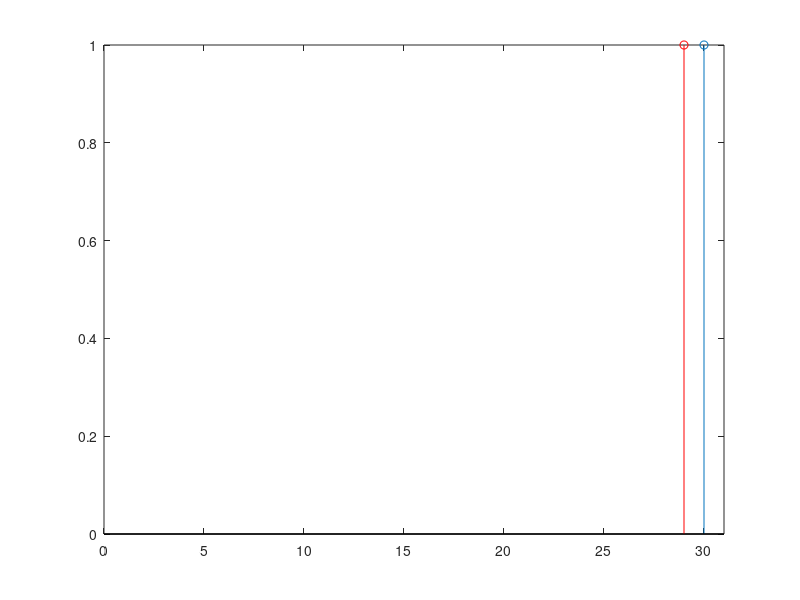

Here is the MATLAB script that generated this plot:

n_i = 0;
m = 15;
n_f = 30;

current_index = m + 1;
num_hop = 1;

while current_index > n_i && current_index < n_f

    move = 2 * rand(1);

    if move < 1
        current_index = current_index - 1;

    elseif move >= 1
        current_index = current_index + 1;
    end

    num_hop = num_hop + 1;

    stem(current_index, 1)
    hold on
    stem(current_index - 1, 1, "r")
    hold off

    xlim([n_i, n_f - n_i + 1])
    
    M(num_hop) = getframe;

end

close()
disp(num_hop)
